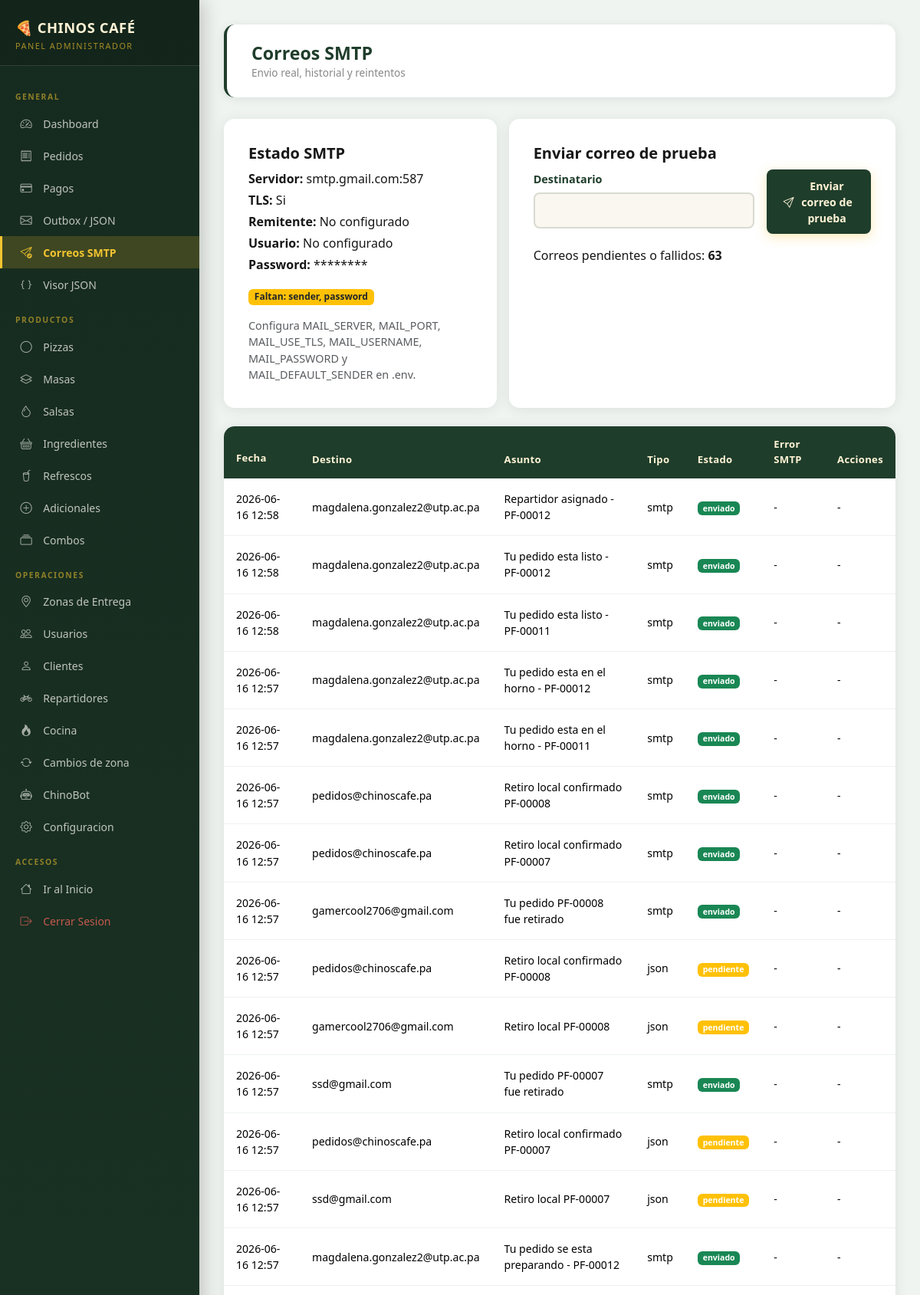
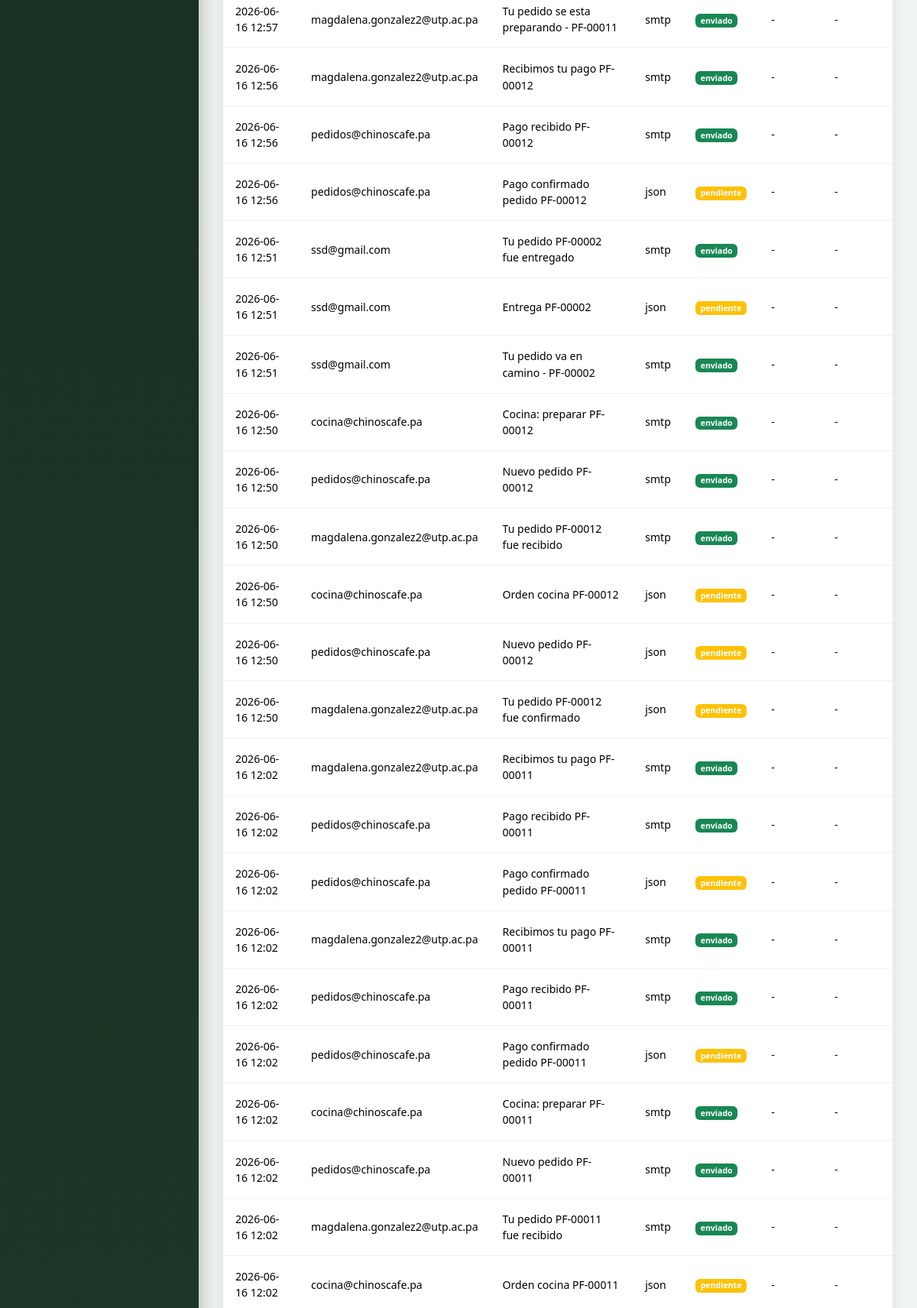
/admin/correos (signed in, upper part), run on the app's committed database (2 pictures, top to bottom).
### app/models.py (models this page shows)
class OutboxEmail(db.Model):
    __tablename__ = 'correos_outbox'
    id = db.Column(db.Integer, primary_key=True)
    id_pedido = db.Column(db.Integer, db.ForeignKey('pedidos.id'))
    destinatario = db.Column(db.String(120))
    asunto = db.Column(db.String(150))
    archivo_generado = db.Column(db.String(255))
    tipo = db.Column(db.String(10), default='json')
    fecha_generado = db.Column(db.DateTime, default=datetime.utcnow)
    estado_envio = db.Column(db.String(20), default='pendiente')
    error_envio = db.Column(db.Text)
    fecha_envio = db.Column(db.DateTime)
    cuerpo = db.Column(db.Text)

### app/routes/admin.py (the view)
@admin_bp.route('/correos')
@login_required
@require_admin
def correos():
    correos = OutboxEmail.query.order_by(OutboxEmail.fecha_generado.desc()).limit(150).all()
    pendientes = OutboxEmail.query.filter(OutboxEmail.estado_envio.in_(['pendiente', 'fallido'])).count()
    return render_template('admin/correos.html',
                           estado=smtp_status(), correos=correos, pendientes=pendientes)

### app/models.py (called while the page is built)
    @property
    def rol_nombre(self):
        return self.role.nombre if self.role else ''

    def is_admin(self):
        return self.rol_nombre == 'Administrador'

### app/routes/admin.py (called while the page is built)
def require_admin(f):
    from functools import wraps
    @wraps(f)
    def decorated(*args, **kwargs):
        if not current_user.is_authenticated or not current_user.is_admin():
            flash('Acceso restringido a administradores.', 'danger')
            return redirect(url_for('public.index'))
        return f(*args, **kwargs)
    return decorated

### app/utils/mail_service.py (called while the page is built)
def smtp_config():
    return {
        'server': (current_app.config.get('MAIL_SERVER') or '').strip(),
        'port': int(current_app.config.get('MAIL_PORT') or 587),
        'use_tls': bool(current_app.config.get('MAIL_USE_TLS')),
        'username': (current_app.config.get('MAIL_USERNAME') or '').strip(),
        'password': (current_app.config.get('MAIL_PASSWORD') or '').strip(),
        'sender': (
            current_app.config.get('MAIL_DEFAULT_SENDER')
            or current_app.config.get('MAIL_USERNAME')
            or ''
        ).strip(),
    }

def smtp_status():
    cfg = smtp_config()
    missing = []
    for key in ('server', 'port', 'sender', 'password'):
        if not cfg.get(key):
            missing.append(key)
    return {
        'configured': not missing,
        'missing': missing,
        'server': cfg['server'],
        'port': cfg['port'],
        'use_tls': cfg['use_tls'],
        'sender': cfg['sender'],
        'username': cfg['username'],
    }

### app/templates/admin/correos.html (shortened to what this page needs)
{% extends "admin/base_admin.html" %}
{% block content %}
<div class="page-header">
  <div>
    <h1>Correos SMTP</h1>
    <div class="breadcrumb-custom">Envio real, historial y reintentos</div>
  </div>
</div>
<div class="row g-3 mb-4">
  <div class="col-lg-5">
    <div class="form-card h-100">
      <h5>Estado SMTP</h5>
      <p class="mb-1"><strong>Servidor:</strong> {{ estado.server or 'No configurado' }}:{{ estado.port }}</p>
      <p class="mb-1"><strong>TLS:</strong> {{ 'Si' if estado.use_tls else 'No' }}</p>
      <p class="mb-1"><strong>Remitente:</strong> {{ estado.sender or 'No configurado' }}</p>
      <p class="mb-1"><strong>Usuario:</strong> {{ estado.username or 'No configurado' }}</p>
      <p class="mb-3"><strong>Password:</strong> ********</p>
      {% if estado.configured %}
        <span class="badge bg-success">Configurado</span>
      {% else %}
        <span class="badge bg-warning text-dark">Faltan: {{ estado.missing|join(', ') }}</span>
      {% endif %}
      <div class="mt-3 text-muted" style="font-size:.9rem">
        Configura MAIL_SERVER, MAIL_PORT, MAIL_USE_TLS, MAIL_USERNAME, MAIL_PASSWORD y MAIL_DEFAULT_SENDER en .env.
      </div>
    </div>
  </div>
  <div class="col-lg-7">
    <div class="form-card h-100">
      <h5>Enviar correo de prueba</h5>
      <form method="POST" action="{{ url_for('admin.correo_prueba') }}" class="row g-3">
        <div class="col-md-8">
          <label class="form-label">Destinatario</label>
          <input type="email" name="destinatario" class="form-control" value="{{ estado.sender }}" required>
        </div>
        <div class="col-md-4 d-flex align-items-end">
          <button class="btn-primary-custom w-100" type="submit"><i class="bi bi-send"></i> Enviar correo de prueba</button>
        </div>
      </form>
      <div class="mt-3">Correos pendientes o fallidos: <strong>{{ pendientes }}</strong></div>
    </div>
  </div>
</div>
<div class="table-custom">
  <table class="table mb-0">
    <thead><tr>
      <th style="background:var(--basil);color:var(--cream);padding:1rem">Fecha</th>
      <th style="background:var(--basil);color:var(--cream)">Destino</th>
      <th style="background:var(--basil);color:var(--cream)">Asunto</th>
      <th style="background:var(--basil);color:var(--cream)">Tipo</th>
      <th style="background:var(--basil);color:var(--cream)">Estado</th>
      <th style="background:var(--basil);color:var(--cream)">Error SMTP</th>
      <th style="background:var(--basil);color:var(--cream)">Acciones</th>
    </tr></thead>
    <tbody>
      {% for c in correos %}
      <tr>
        <td style="padding:1rem">{{ c.fecha_generado.strftime('%Y-%m-%d %H:%M') if c.fecha_generado else '-' }}</td>
        <td>{{ c.destinatario }}</td>
        <td>{{ c.asunto }}</td>
        <td>{{ c.tipo }}</td>
        <td><span class="badge bg-{{ 'success' if c.estado_envio == 'enviado' else 'warning' if c.estado_envio == 'pendiente' else 'danger' }}">{{ c.estado_envio or 'pendiente' }}</span></td>
        <td style="max-width:320px;white-space:normal">{{ c.error_envio or '-' }}</td>
        <td>
          {% if c.tipo == 'smtp' and c.estado_envio != 'enviado' %}
          <form method="POST" action="{{ url_for('admin.reintentar_correo', correo_id=c.id) }}">
            <button class="btn btn-sm btn-outline-primary" type="submit">Reintentar</button>
          </form>
          {% else %}
          -
          {% endif %}
        </td>
      </tr>
      {% else %}
      <tr><td colspan="7" class="text-center text-muted py-4">No hay correos registrados.</td></tr>
      {% endfor %}
    </tbody>
  </table>
</div>
{% endblock %}

### app/static/css/main.css (style rules this page uses)
:root { --basil: #1F3D2B; --cream: #FFF4D6; --tomato: #B83227; --cheese: #F4C430; --carbon: #171717; --warm: #FAF7F0; --basil-light: #2d5a3e; --shadow: 0 4px 20px rgba(31,61,43,.12); --shadow-lg: 0 8px 40px rgba(31,61,43,.18); --radius: 14px; --radius-sm: 8px; --transition: .25s ease; --font: 'Segoe UI', system-ui, -apple-system, sans-serif; }
*, *::before, *::after { box-sizing: border-box; margin: 0; padding: 0; }
html { font-size: 16px; scroll-behavior: smooth; }
body { font-family: var(--font); background: var(--warm); color: var(--carbon); min-height: 100vh; }
h1,h2,h3,h4,h5,h6 { line-height: 1.3; font-weight: 700; }
.btn-primary-custom { background: var(--cheese); color: var(--carbon); border: none; padding: .75rem 1.8rem; border-radius: 30px; font-weight: 700; font-size: .95rem; transition: all var(--transition); box-shadow: 0 4px 15px rgba(244,196,48,.35); cursor: pointer; display: inline-flex; align-items: center; gap: .5rem; }
.table-custom { background: white; border-radius: var(--radius); overflow: hidden; box-shadow: var(--shadow); }
.table-custom thead th { background: var(--basil); color: var(--cream); font-weight: 600; padding: 1rem; border: none; font-size: .85rem; }
.table-custom tbody td { padding: .85rem 1rem; border-bottom: 1px solid rgba(31,61,43,.08); vertical-align: middle; font-size: .9rem; }
.form-card { background: white; border-radius: var(--radius); padding: 2rem; box-shadow: var(--shadow); }
.form-label { font-weight: 600; color: var(--basil); font-size: .9rem; margin-bottom: .4rem; }
.form-control, .form-select { border: 2px solid rgba(31,61,43,.15); border-radius: var(--radius-sm); padding: .65rem 1rem; font-size: .9rem; transition: border-color var(--transition); background: var(--warm); }
.page-header { background: white; border-radius: var(--radius); padding: 1.5rem 2rem; margin-bottom: 1.5rem; box-shadow: var(--shadow); display: flex; align-items: center; justify-content: space-between; flex-wrap: wrap; gap: 1rem; }
.page-header h1 { font-size: 1.5rem; color: var(--basil); margin: 0; }
.breadcrumb-custom { color: #888; font-size: .85rem; }
:root { --basil-dark: #162b1f; --basil-mid: #2d5a3e; --gold: #e6b800; --sidebar-w: 260px; --admin-bg: #f0f4f1; }
body:has(.sidebar) { display: flex; overflow: hidden; height: 100vh; }
.page-header { background: white; border-radius: var(--radius); padding: 1.4rem 2rem; margin-bottom: 1.75rem; box-shadow: 0 2px 12px rgba(31,61,43,.1); display: flex; align-items: center; justify-content: space-between; flex-wrap: wrap; gap: 1rem; border-left: 4px solid var(--basil); }
.page-header h1 { font-size: 1.45rem; color: var(--basil); margin: 0; }
.table-custom { background: white; border-radius: var(--radius); overflow: hidden; box-shadow: 0 2px 16px rgba(31,61,43,.1); }
.table-custom thead th { background: var(--basil); color: var(--cream); font-weight: 700; padding: .9rem 1rem; border: none; font-size: .82rem; letter-spacing: .3px; position: sticky; top: 0; z-index: 2; }
.table-custom tbody td { padding: .8rem 1rem; border-bottom: 1px solid rgba(31,61,43,.07); vertical-align: middle; font-size: .88rem; }
.form-card { background: white; border-radius: var(--radius); padding: 2rem; box-shadow: 0 2px 16px rgba(31,61,43,.1); transition: box-shadow .2s ease; }
.btn-primary-custom { background: var(--basil); color: var(--cream); border: none; border-radius: var(--radius-sm); padding: .65rem 1.35rem; font-weight: 700; font-size: .88rem; cursor: pointer; transition: all .2s ease; display: inline-flex; align-items: center; gap: .45rem; }
.form-card, .stat-card, .table-custom { animation: fadeInUp .35s ease both; }

### data on the page
OutboxEmail: fecha_generado "2026-06-16 12:58", destinatario "magdalena.gonzalez2@utp.ac.pa", asunto "Repartidor asignado - PF-00012", tipo "smtp", estado_envio "enviado", error_envio "-"
OutboxEmail: fecha_generado "2026-06-16 12:58", destinatario "magdalena.gonzalez2@utp.ac.pa", asunto "Tu pedido esta listo - PF-00012", tipo "smtp", estado_envio "enviado", error_envio "-"
OutboxEmail: fecha_generado "2026-06-16 12:58", destinatario "magdalena.gonzalez2@utp.ac.pa", asunto "Tu pedido esta listo - PF-00011", tipo "smtp", estado_envio "enviado", error_envio "-"
OutboxEmail: fecha_generado "2026-06-16 12:57", destinatario "magdalena.gonzalez2@utp.ac.pa", asunto "Tu pedido esta en el horno - PF-00012", tipo "smtp", estado_envio "enviado", error_envio "-"
OutboxEmail: fecha_generado "2026-06-16 12:57", destinatario "magdalena.gonzalez2@utp.ac.pa", asunto "Tu pedido esta en el horno - PF-00011", tipo "smtp", estado_envio "enviado", error_envio "-"
OutboxEmail: fecha_generado "2026-06-16 12:57", destinatario "pedidos@chinoscafe.pa", asunto "Retiro local confirmado PF-00008", tipo "smtp", estado_envio "enviado", error_envio "-"
OutboxEmail: fecha_generado "2026-06-16 12:57", destinatario "pedidos@chinoscafe.pa", asunto "Retiro local confirmado PF-00007", tipo "smtp", estado_envio "enviado", error_envio "-"
OutboxEmail: fecha_generado "2026-06-16 12:57", destinatario "gamercool2706@gmail.com", asunto "Tu pedido PF-00008 fue retirado", tipo "smtp", estado_envio "enviado", error_envio "-"
OutboxEmail: fecha_generado "2026-06-16 12:57", destinatario "pedidos@chinoscafe.pa", asunto "Retiro local confirmado PF-00008", tipo "json", estado_envio "pendiente", error_envio "-"
OutboxEmail: fecha_generado "2026-06-16 12:57", destinatario "gamercool2706@gmail.com", asunto "Retiro local PF-00008", tipo "json", estado_envio "pendiente", error_envio "-"
OutboxEmail: fecha_generado "2026-06-16 12:57", destinatario "ssd@gmail.com", asunto "Tu pedido PF-00007 fue retirado", tipo "smtp", estado_envio "enviado", error_envio "-"
OutboxEmail: fecha_generado "2026-06-16 12:57", destinatario "pedidos@chinoscafe.pa", asunto "Retiro local confirmado PF-00007", tipo "json", estado_envio "pendiente", error_envio "-"
OutboxEmail: fecha_generado "2026-06-16 12:57", destinatario "ssd@gmail.com", asunto "Retiro local PF-00007", tipo "json", estado_envio "pendiente", error_envio "-"
OutboxEmail: fecha_generado "2026-06-16 12:57", destinatario "magdalena.gonzalez2@utp.ac.pa", asunto "Tu pedido se esta preparando - PF-00012", tipo "smtp", estado_envio "enviado", error_envio "-"
OutboxEmail: fecha_generado "2026-06-16 12:57", destinatario "magdalena.gonzalez2@utp.ac.pa", asunto "Tu pedido se esta preparando - PF-00011", tipo "smtp", estado_envio "enviado", error_envio "-"
OutboxEmail: fecha_generado "2026-06-16 12:56", destinatario "magdalena.gonzalez2@utp.ac.pa", asunto "Recibimos tu pago PF-00012", tipo "smtp", estado_envio "enviado", error_envio "-"
OutboxEmail: fecha_generado "2026-06-16 12:56", destinatario "pedidos@chinoscafe.pa", asunto "Pago recibido PF-00012", tipo "smtp", estado_envio "enviado", error_envio "-"
OutboxEmail: fecha_generado "2026-06-16 12:56", destinatario "pedidos@chinoscafe.pa", asunto "Pago confirmado pedido PF-00012", tipo "json", estado_envio "pendiente", error_envio "-"
OutboxEmail: fecha_generado "2026-06-16 12:51", destinatario "ssd@gmail.com", asunto "Tu pedido PF-00002 fue entregado", tipo "smtp", estado_envio "enviado", error_envio "-"
OutboxEmail: fecha_generado "2026-06-16 12:51", destinatario "ssd@gmail.com", asunto "Entrega PF-00002", tipo "json", estado_envio "pendiente", error_envio "-"
OutboxEmail: fecha_generado "2026-06-16 12:51", destinatario "ssd@gmail.com", asunto "Tu pedido va en camino - PF-00002", tipo "smtp", estado_envio "enviado", error_envio "-"
OutboxEmail: fecha_generado "2026-06-16 12:50", destinatario "cocina@chinoscafe.pa", asunto "Cocina: preparar PF-00012", tipo "smtp", estado_envio "enviado", error_envio "-"
OutboxEmail: fecha_generado "2026-06-16 12:50", destinatario "pedidos@chinoscafe.pa", asunto "Nuevo pedido PF-00012", tipo "smtp", estado_envio "enviado", error_envio "-"
OutboxEmail: fecha_generado "2026-06-16 12:50", destinatario "magdalena.gonzalez2@utp.ac.pa", asunto "Tu pedido PF-00012 fue recibido", tipo "smtp", estado_envio "enviado", error_envio "-"
OutboxEmail: fecha_generado "2026-06-16 12:50", destinatario "cocina@chinoscafe.pa", asunto "Orden cocina PF-00012", tipo "json", estado_envio "pendiente", error_envio "-"
OutboxEmail: fecha_generado "2026-06-16 12:50", destinatario "pedidos@chinoscafe.pa", asunto "Nuevo pedido PF-00012", tipo "json", estado_envio "pendiente", error_envio "-"
OutboxEmail: fecha_generado "2026-06-16 12:50", destinatario "magdalena.gonzalez2@utp.ac.pa", asunto "Tu pedido PF-00012 fue confirmado", tipo "json", estado_envio "pendiente", error_envio "-"
OutboxEmail: fecha_generado "2026-06-16 12:02", destinatario "magdalena.gonzalez2@utp.ac.pa", asunto "Recibimos tu pago PF-00011", tipo "smtp", estado_envio "enviado", error_envio "-"
OutboxEmail: fecha_generado "2026-06-16 12:02", destinatario "pedidos@chinoscafe.pa", asunto "Pago recibido PF-00011", tipo "smtp", estado_envio "enviado", error_envio "-"
OutboxEmail: fecha_generado "2026-06-16 12:02", destinatario "pedidos@chinoscafe.pa", asunto "Pago confirmado pedido PF-00011", tipo "json", estado_envio "pendiente", error_envio "-"
OutboxEmail: fecha_generado "2026-06-16 12:02", destinatario "magdalena.gonzalez2@utp.ac.pa", asunto "Recibimos tu pago PF-00011", tipo "smtp", estado_envio "enviado", error_envio "-"
OutboxEmail: fecha_generado "2026-06-16 12:02", destinatario "pedidos@chinoscafe.pa", asunto "Pago recibido PF-00011", tipo "smtp", estado_envio "enviado", error_envio "-"
OutboxEmail: fecha_generado "2026-06-16 12:02", destinatario "pedidos@chinoscafe.pa", asunto "Pago confirmado pedido PF-00011", tipo "json", estado_envio "pendiente", error_envio "-"
OutboxEmail: fecha_generado "2026-06-16 12:02", destinatario "cocina@chinoscafe.pa", asunto "Cocina: preparar PF-00011", tipo "smtp", estado_envio "enviado", error_envio "-"
OutboxEmail: fecha_generado "2026-06-16 12:02", destinatario "pedidos@chinoscafe.pa", asunto "Nuevo pedido PF-00011", tipo "smtp", estado_envio "enviado", error_envio "-"
OutboxEmail: fecha_generado "2026-06-16 12:02", destinatario "magdalena.gonzalez2@utp.ac.pa", asunto "Tu pedido PF-00011 fue recibido", tipo "smtp", estado_envio "enviado", error_envio "-"
OutboxEmail: fecha_generado "2026-06-16 12:02", destinatario "cocina@chinoscafe.pa", asunto "Orden cocina PF-00011", tipo "json", estado_envio "pendiente", error_envio "-"

### other printed values
{{ estado.server or 'No configurado' }} "smtp.gmail.com"
{{ estado.port }} "587"
{{ 'Si' if estado.use_tls else 'No' }} "Si"
{{ estado.sender or 'No configurado' }} "No configurado"
{{ estado.username or 'No configurado' }} "No configurado"
{{ estado.missing|join(', ') }} "sender, password"
{{ pendientes }} "63"
